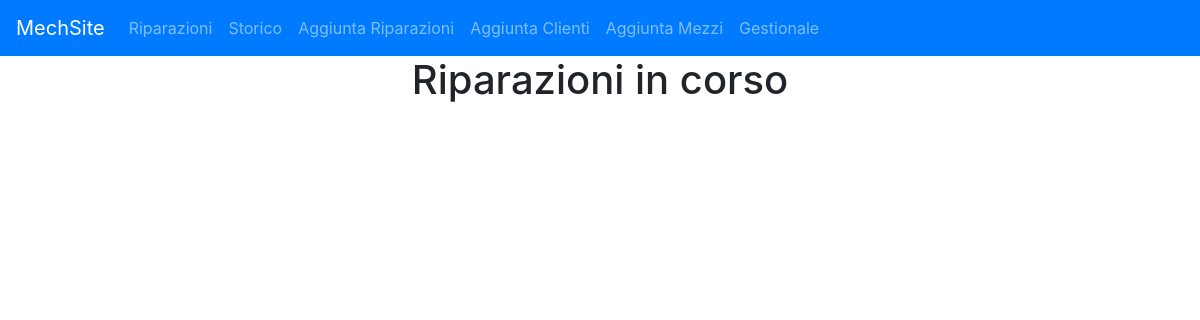
The page /riparazioni (signed in) on the database as committed earlier.
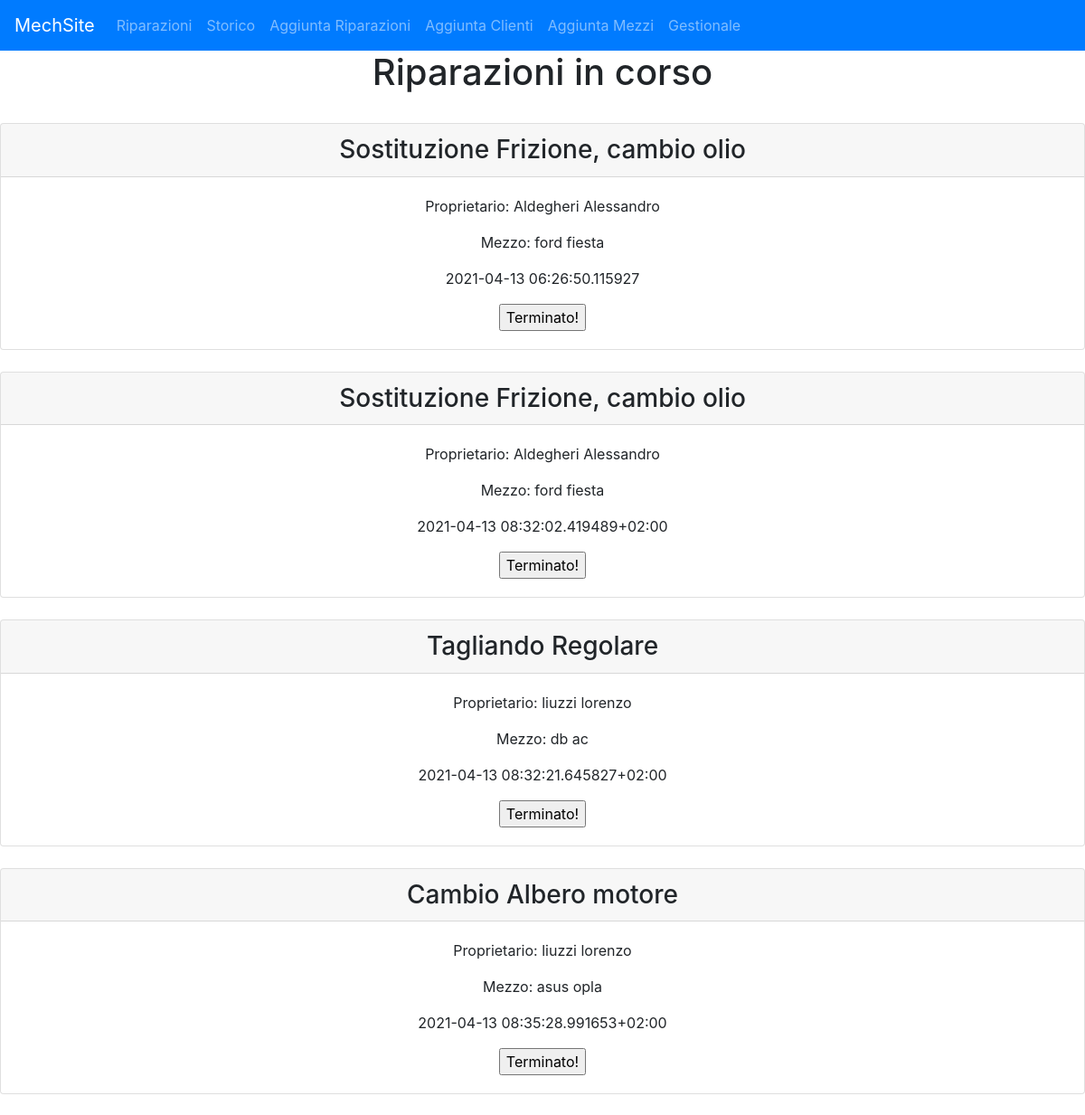
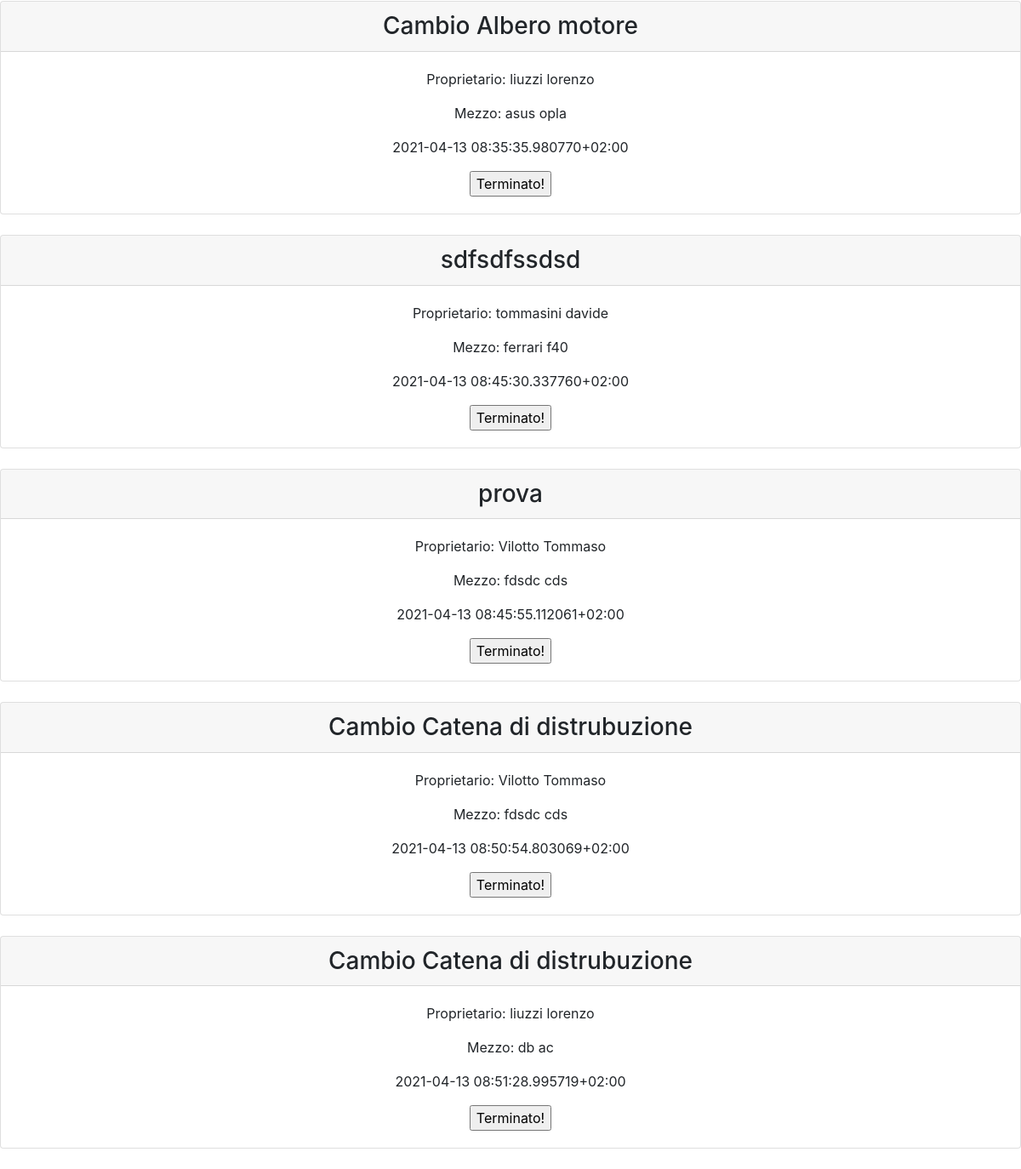
The same page on the database as committed later (2 pictures, top to bottom).
### __init__.py (models this page shows, shortened)
class Riparazioni(db.Model):
    _id = db.Column("id", db.Integer, primary_key=True)
    stato = db.Column("stato", db.Boolean, default=False)
    inizio = db.Column("inizio", db.String(30))
    fine = db.Column("fine", db.String(30))
    prezzo = db.Column("prezzo", db.String(10))
    descrizione = db.Column("descrizione", db.String(50))
    targamezzo = db.Column("targamezzo", db.String(20), db.ForeignKey('mezzi.targa'), nullable=False)

class Clienti(db.Model):
    cf = db.Column("cf", db.String(16), primary_key=True)
    nome = db.Column("nome", db.String(30))
    cognome = db.Column("cognome", db.String(30))
    ntelefono = db.Column("ntelefono", db.String(10))
    email = db.Column("email", db.String(100))
    password = db.Column("password", db.String(20))
    mecchina = db.relationship("Mezzi", backref="clienti", lazy=True)

class Mezzi(db.Model):
    targa = db.Column("targa", db.String(10), primary_key=True)
    marca = db.Column("marca", db.String(30))
    modello = db.Column("modello", db.String(30))
    cilindrata = db.Column("cilindrata", db.String(10))
    potenza = db.Column("potenza", db.String(10))
    cfcliente = db.Column("cfcliente", db.String(20), db.ForeignKey('clienti.cf'), nullable=False)
    riparazione = db.relationship("Riparazioni", backref="mezzi", lazy=True)

### __init__.py (the view)
@app.route("/riparazioni", methods=["GET", "POST"])
def riparazioni():
    if "pass" in session:
        tz = pytz.timezone("Europe/Rome")
        riparazioniincorso = Clienti.query.join(Mezzi, Clienti.cf==Mezzi.cfcliente).join(Riparazioni, Mezzi.targa==Riparazioni.targamezzo).add_columns(Riparazioni.inizio, Riparazioni.descrizione, Riparazioni.prezzo, Riparazioni._id, Mezzi.marca, Mezzi.modello, Clienti.nome, Clienti.cognome).filter_by(fine="in corso...").all()
        if request.method == "POST":
            ids = Riparazioni.query.filter_by(fine="in corso...").all()
            for i in ids:
                if str(i._id) in request.form:
                    riparazione = Riparazioni.query.filter_by(_id=i._id).first()
                    ricevente = Clienti.query.join(Mezzi, Clienti.cf==Mezzi.cfcliente).join(Riparazioni, Mezzi.targa==Riparazioni.targamezzo).add_columns( Riparazioni._id, Mezzi.marca, Mezzi.modello, Clienti.email, Clienti.nome, Clienti.cognome, Riparazioni.prezzo).filter_by(_id=i._id).first()
                    riparazione.stato=True
                    riparazione.fine=datetime.now(tz)
                    db.session.commit()
                    generapdf(ricevente)
                    n = inviamail(ricevente)
                    break
            riparazioniincorso = Clienti.query.join(Mezzi, Clienti.cf==Mezzi.cfcliente).join(Riparazioni, Mezzi.targa==Riparazioni.targamezzo).add_columns(Riparazioni.inizio, Riparazioni.descrizione, Riparazioni.prezzo, Riparazioni._id, Mezzi.marca, Mezzi.modello, Clienti.nome, Clienti.cognome).filter_by(fine="in corso...").all()
            return render_template("riparazioni.html", listariparazioniincorso=riparazioniincorso)
        else:
            return render_template("riparazioni.html", listariparazioniincorso=riparazioniincorso)
    else:
        return redirect(url_for("home"))

### templates/riparazioni.html (shortened to what this page needs)
{% extends "template.html" %}
{% block pagecontent %}
<center>
<h1>Riparazioni in corso</h1>
<br>
{% for item in listariparazioniincorso%}
<div class="card">
  <h3 class="card-header">{{item.descrizione}}</h3>
  <div class="card-body">
    <p class="card-text">Proprietario: {{item.cognome}} {{item.nome}}</p>
    <p class="card-text">Mezzo: {{item.marca}} {{item.modello}}</p>
    <p class="card-text">{{item.inizio}}</p>
    <form action="" method="post">
      <input type="submit" name={{item._id}} value="Terminato!">
    </form>
  </div>
</div>
<br>
{%endfor%}
</center>
{%endblock %}

Rows that differ between the two databases and show on the page:
added Riparazioni: descrizione "Sostituzione Frizione, cambio olio", cognome "Aldegheri", nome "Alessandro", marca "ford", modello "fiesta", inizio "2021-04-13 06:26:50.115927"
added Riparazioni: descrizione "Sostituzione Frizione, cambio olio", cognome "Aldegheri", nome "Alessandro", marca "ford", modello "fiesta", inizio "2021-04-13 08:32:02.419489+02:00"
added Riparazioni: descrizione "Tagliando Regolare", cognome "liuzzi", nome "lorenzo", marca "db", modello "ac", inizio "2021-04-13 08:32:21.645827+02:00"
added Riparazioni: descrizione "Cambio Albero motore", cognome "liuzzi", nome "lorenzo", marca "asus", modello "opla", inizio "2021-04-13 08:35:28.991653+02:00"
added Riparazioni: descrizione "Cambio Albero motore", cognome "liuzzi", nome "lorenzo", marca "asus", modello "opla", inizio "2021-04-13 08:35:35.980770+02:00"
added Riparazioni: descrizione "sdfsdfssdsd", cognome "tommasini", nome "davide", marca "ferrari", modello "f40", inizio "2021-04-13 08:45:30.337760+02:00"
added Riparazioni: descrizione "prova", cognome "Vilotto", nome "Tommaso", marca "fdsdc", modello "cds", inizio "2021-04-13 08:45:55.112061+02:00"
added Riparazioni: descrizione "Cambio Catena di distrubuzione", cognome "Vilotto", nome "Tommaso", marca "fdsdc", modello "cds", inizio "2021-04-13 08:50:54.803069+02:00"
added Riparazioni: descrizione "Cambio Catena di distrubuzione", cognome "liuzzi", nome "lorenzo", marca "db", modello "ac", inizio "2021-04-13 08:51:28.995719+02:00"
